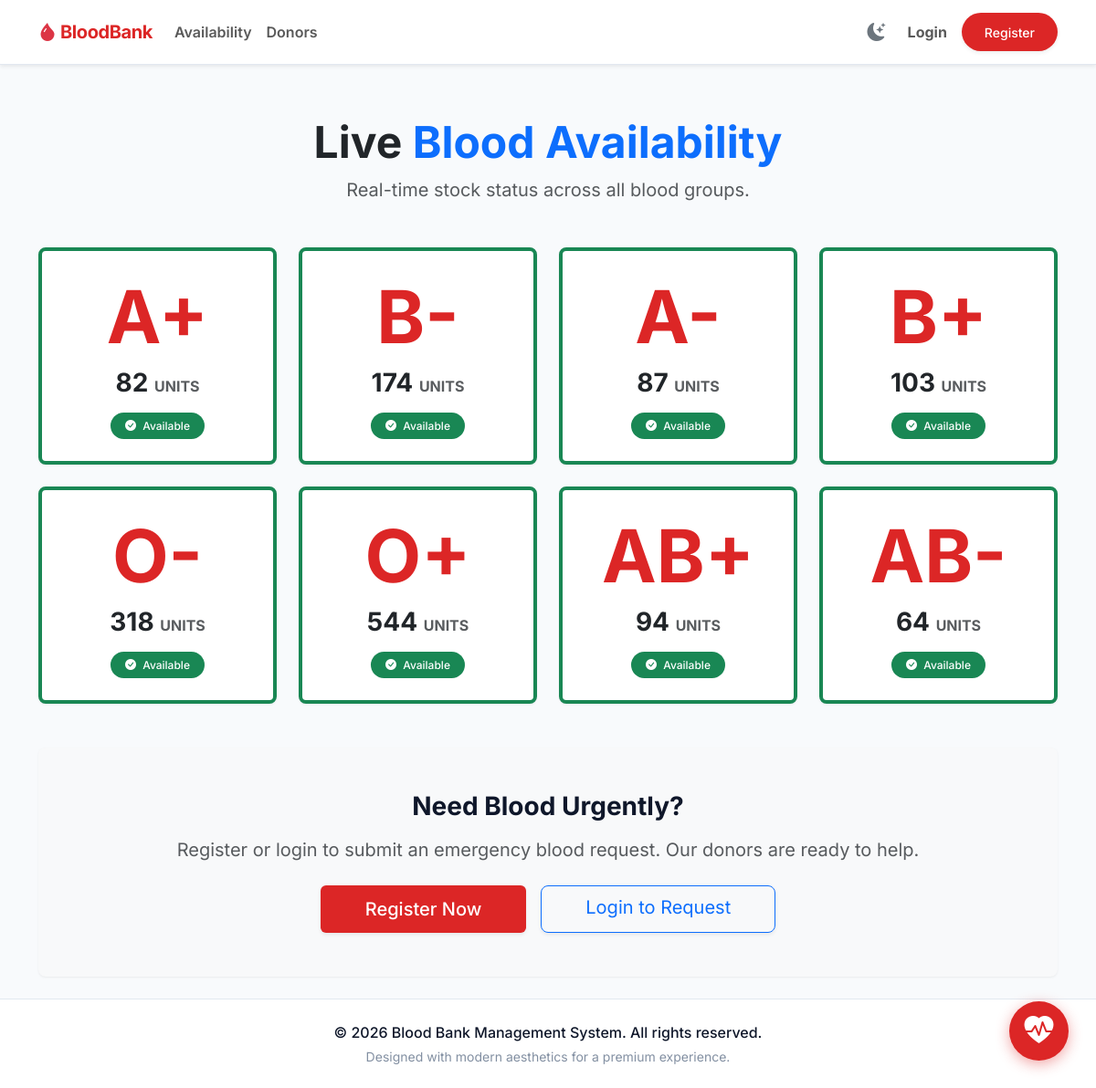
/inventory/availability/, run on an earlier commit of the app's database.
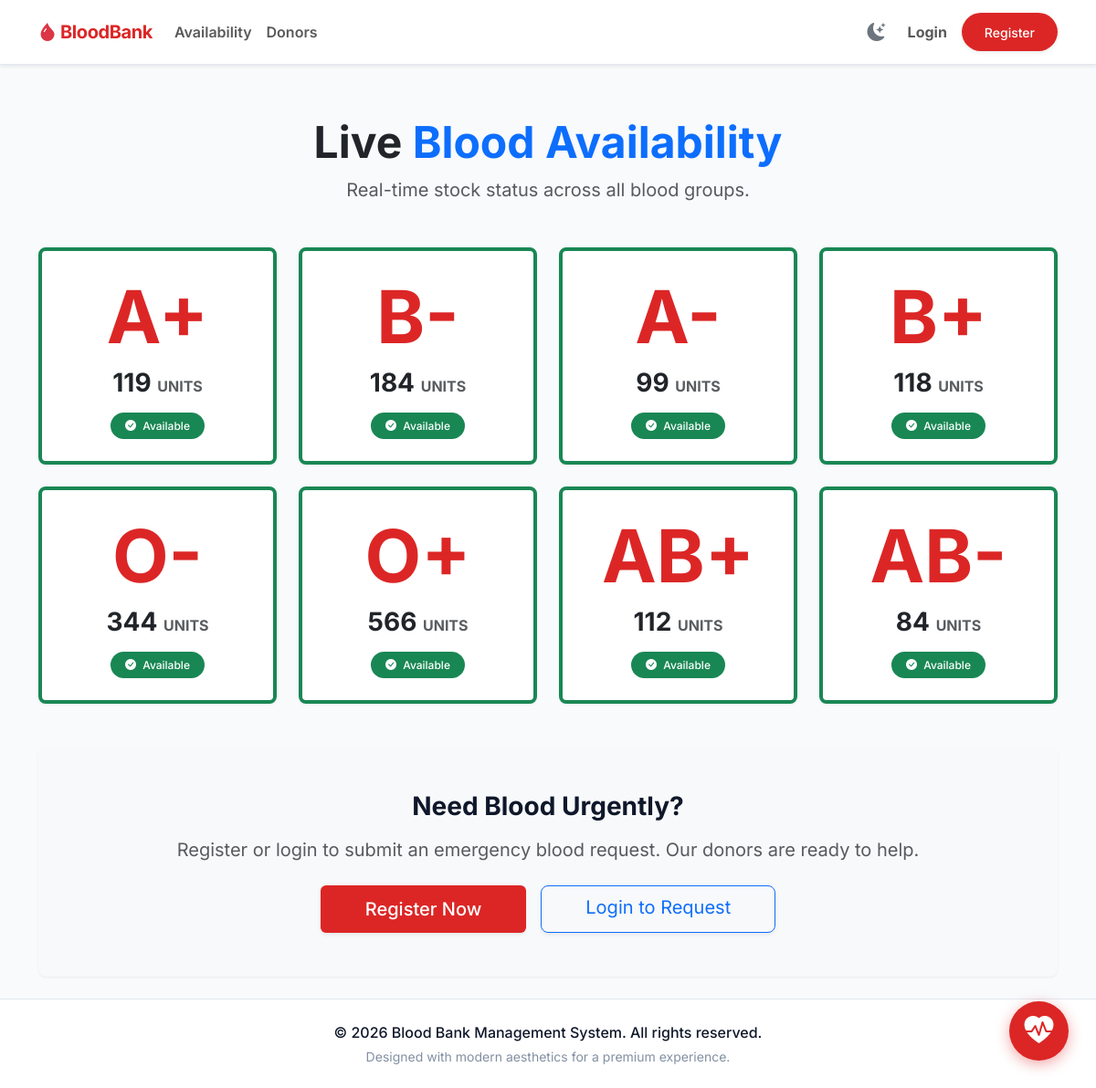
And on a later commit of the database.
### inventory/models.py (models this page shows, shortened)
class BloodStock(models.Model):
    blood_group = models.OneToOneField(BloodGroup, on_delete=models.CASCADE)
    units_available = models.PositiveIntegerField(default=0)

class BloodGroup(models.Model):
    blood_group = models.CharField(max_length=5, unique=True)

### inventory/views.py (the view)
# urls.py: path('availability/', views.blood_availability, name='blood_availability'),
def blood_availability(request):
    stocks = BloodStock.objects.select_related('blood_group').all()
    return render(request, 'blood_availability.html', {'stocks': stocks})

### notifications/context_processors.py (called while the page is built)
def unread_notifications_count(request):
    if request.user.is_authenticated:
        count = request.user.notifications.filter(is_read=False).count()
        return {'unread_notif_count': count}
    return {'unread_notif_count': 0}

### templates/blood_availability.html (shortened to what this page needs)
{% extends 'base.html' %}
{% block content %}
<div class="text-center mb-5 mt-3">
    <h1 class="fw-bold text-dark" style="font-size: 3rem;">Live <span class="text-primary">Blood Availability</span></h1>
    <p class="text-muted fs-5">Real-time stock status across all blood groups.</p>
</div>
<div class="row g-4 justify-content-center mb-5">
    {% for stock in stocks %}
    <div class="col-md-3">
        <div class="premium-card text-center p-4 h-100 shadow-hover
            {% if stock.units_available < 5 %}border-top border-4 border-danger
            {% elif stock.units_available < 20 %}border-top border-4 border-warning
            {% else %}border-top border-4 border-success{% endif %}">
            <div class="display-1 fw-bold mb-2" style="color: var(--primary);">{{ stock.blood_group.blood_group }}</div>
            <div class="h3 fw-bold mb-3 text-dark">{{ stock.units_available }} <span class="fs-6 text-muted text-uppercase">Units</span></div>
            {% if stock.units_available < 5 %}
                <span class="badge bg-danger px-3 py-2 rounded-pill"><i class="bi bi-exclamation-triangle-fill me-1"></i> Critical Stock</span>
            {% elif stock.units_available < 20 %}
                <span class="badge bg-warning text-dark px-3 py-2 rounded-pill"><i class="bi bi-info-circle-fill me-1"></i> Low Stock</span>
            {% else %}
                <span class="badge bg-success px-3 py-2 rounded-pill"><i class="bi bi-check-circle-fill me-1"></i> Available</span>
            {% endif %}
        </div>
    </div>
    {% endfor %}
</div>
<div class="premium-card bg-light border-0 p-5 text-center mt-5">
    <h3 class="fw-bold mb-3">Need Blood Urgently?</h3>
    <p class="text-muted mb-4 fs-5">Register or login to submit an emergency blood request. Our donors are ready to help.</p>
    <div class="d-flex justify-content-center gap-3">
        <a href="{% url 'register' %}" class="btn btn-primary-custom btn-lg px-5 shadow-sm">Register Now</a>
        <a href="{% url 'login' %}" class="btn btn-outline-primary btn-lg px-5 shadow-sm">Login to Request</a>
    </div>
</div>
{% endblock %}

### templates/base.html (shortened to what this page needs)
{% load static %}
<!DOCTYPE html>
<html lang="en">
<head>
    <link href="https://cdn.jsdelivr.net/npm/bootstrap@5.3.0/dist/css/bootstrap.min.css" rel="stylesheet">
    <link rel="stylesheet" href="https://cdn.jsdelivr.net/npm/bootstrap-icons@1.10.5/font/bootstrap-icons.css">
    <link rel="stylesheet" href="{% static 'css/style.css' %}?v=1.1">
</head>
<body>
    <nav class="navbar navbar-expand-lg sticky-top shadow-sm">
        <div class="container">
            <a class="navbar-brand fw-bold" href="/">
                <i class="bi bi-droplet-fill text-danger"></i> BloodBank
            </a>
            <div class="collapse navbar-collapse" id="navbarNav">
                <ul class="navbar-nav me-auto mb-2 mb-lg-0">
                    <li class="nav-item">
                        <a class="nav-link fw-semibold" href="{% url 'blood_availability' %}">Availability</a>
                    </li>
                    <li class="nav-item">
                        <a class="nav-link fw-semibold" href="{% url 'donor_search' %}">Donors</a>
                    </li>
                </ul>
                <ul class="navbar-nav ms-auto align-items-center">
                    <li class="nav-item me-3">
                        <button class="btn btn-link nav-link px-0 text-secondary" id="themeToggle" title="Toggle Dark/Light Mode">
                            <i class="bi bi-moon-stars-fill fs-5" id="themeIcon"></i>
                        </button>
                    </li>
                    {% if request.user.is_authenticated %}
                        <li class="nav-item me-3 position-relative">
                            <a href="{% url 'notifications_view' %}" class="nav-link px-0 text-secondary" title="Notifications">
                                <i class="bi bi-bell-fill fs-5"></i>
                                {% if unread_notif_count > 0 %}
                                    <span class="position-absolute top-0 start-100 translate-middle badge rounded-pill bg-danger shadow-sm" style="font-size: 0.6rem; padding: 0.35em 0.65em;">
                                        {{ unread_notif_count }}
                                    </span>
                                {% endif %}
                            </a>
                        </li>
                        <li class="nav-item dropdown me-2">
                            <a class="nav-link dropdown-toggle d-flex align-items-center gap-2 py-1 px-3 bg-light border rounded-pill shadow-sm text-dark" href="#" id="userDropdown" role="button" data-bs-toggle="dropdown" aria-expanded="false">
                                <i class="bi bi-person-circle fs-5 text-danger"></i>
                                <span class="fw-bold small">{{ request.user.get_full_name|default:request.user.username }}</span>
                            </a>
                            <ul class="dropdown-menu dropdown-menu-end shadow-lg border-0 rounded-3 mt-2" aria-labelledby="userDropdown">
                                <li><a class="dropdown-item py-2" href="{% url 'dashboard' %}"><i class="bi bi-speedometer2 me-2"></i> Dashboard</a></li>
                                {% if request.user.role == 'DONOR' %}
                                <li><a class="dropdown-item py-2 fw-bold text-danger" href="{% url 'donor_rewards' %}"><i class="bi bi-trophy-fill me-2"></i> LIFE DROP Rewards</a></li>
                                {% endif %}
                                {% if request.user.is_staff %}
                                <li><a class="dropdown-item py-2" href="{% url 'agent_dashboard' %}"><i class="bi bi-robot me-2 text-danger"></i> AI Emergency Agent</a></li>
                                {% endif %}
                                <li><a class="dropdown-item py-2" href="{% url 'profile' %}"><i class="bi bi-person-gear me-2"></i> My Profile</a></li>
                                <li><hr class="dropdown-divider"></li>
                                <li>
                                    <form method="POST" action="{% url 'logout' %}" class="m-0 p-0">
                                        {% csrf_token %}
                                        <button type="submit" class="dropdown-item py-2 text-danger border-0 bg-transparent w-100 text-start">
                                            <i class="bi bi-box-arrow-right me-2"></i> Logout
                                        </button>
                                    </form>
                                </li>
                            </ul>
                        </li>
                    {% else %}
                        <li class="nav-item">
                            <a href="{% url 'login' %}" class="nav-link fw-bold">Login</a>
                        </li>
                        <li class="nav-item ms-2">
                            <a href="{% url 'register' %}" class="btn btn-primary-custom btn-sm px-4 rounded-pill shadow-sm">Register</a>
                        </li>
                    {% endif %}
                </ul>
            </div>
        </div>
    </nav>
    <main class="flex-grow-1 py-4">
        <div class="container pt-3">
            {% block content %}
            {% endblock %}
        </div>
    </main>
    <footer>
        <div class="container">
            <p class="mb-0 fw-medium">
                &copy; {{ request.user.last_login|date:"Y"|default:"2026" }} Blood Bank Management System. All rights reserved.
            </p>
            <p class="small mt-1 mb-0" style="color: var(--text-muted); opacity: 0.8;">Designed with modern aesthetics for a premium experience.</p>
        </div>
    </footer>
    {% if request.user.is_authenticated %}
        <a href="{% url 'request_blood' %}" class="floating-emergency-btn shadow-hover" title="Emergency Blood Request">
            <i class="bi bi-heart-pulse-fill"></i>
        </a>
    {% else %}
        <a href="javascript:void(0)" data-bs-toggle="modal" data-bs-target="#loginRequiredModal" class="floating-emergency-btn shadow-hover" title="Emergency Blood Request">
            <i class="bi bi-heart-pulse-fill"></i>
        </a>
    {% endif %}
</body>
</html>

### static/css/style.css (style rules this page uses)
:root { --primary: #dc2626; --primary-light: #fee2e2; --primary-glare: #fca5a5; --primary-dark: #b91c1c; --bg-color: #f8fafc; --card-bg: #ffffff; --text-main: #0f172a; --text-muted: #64748b; --secondary: #334155; --border-color: #e2e8f0; --border-hover: #cbd5e1; --nav-bg: #ffffff; --table-header: #f8fafc; --input-bg: #ffffff; }
body { background-color: var(--bg-color); font-family: 'Inter', -apple-system, BlinkMacSystemFont, "Segoe UI", Roboto, sans-serif; color: var(--text-main); display: flex; flex-direction: column; min-height: 100vh; }
.navbar { background: var(--nav-bg) !important; border-bottom: 1px solid var(--border-color); padding: 12px 0; box-shadow: 0 1px 2px 0 rgba(0, 0, 0, 0.03); }
.navbar-brand { color: var(--primary) !important; font-weight: 700; letter-spacing: -0.02em; }
.premium-card { background: var(--card-bg); border: 1px solid var(--border-color); border-radius: 8px; box-shadow: 0 1px 3px 0 rgba(0, 0, 0, 0.05), 0 1px 2px -1px rgba(0, 0, 0, 0.05); }
.btn-primary-custom { background-color: var(--primary); color: #ffffff; border: 1px solid transparent; border-radius: 6px; font-weight: 500; padding: 0.6rem 1.25rem; transition: background-color 0.2s, box-shadow 0.2s; }
.shadow-hover { transition: transform 0.2s, box-shadow 0.2s; }
.badge { font-weight: 500; }
footer { border-top: 1px solid var(--border-color); background-color: var(--nav-bg); padding: 24px 0; margin-top: auto; text-align: center; }
.floating-emergency-btn { position: fixed; bottom: 30px; right: 30px; width: 65px; height: 65px; background-color: var(--primary); color: #ffffff; border-radius: 50%; display: flex; align-items: center; justify-content: center; font-size: 2rem; box-shadow: 0 4px 15px rgba(220, 38, 38, 0.4); z-index: 1000; transition: transform 0.3s; }

What changed in the data, as far as the page shows it:
changed BloodStock (number 1 of 8 on the later page): units_available "82" → "119"
changed BloodStock (number 2 of 8 on the later page): units_available "174" → "184"
changed BloodStock (number 3 of 8 on the later page): units_available "87" → "99"
changed BloodStock (number 4 of 8 on the later page): units_available "103" → "118"
changed BloodStock (number 5 of 8 on the later page): units_available "318" → "344"
changed BloodStock (number 6 of 8 on the later page): units_available "544" → "566"
changed BloodStock "AB+": units_available "94" → "112"
changed BloodStock "AB-": units_available "64" → "84"
